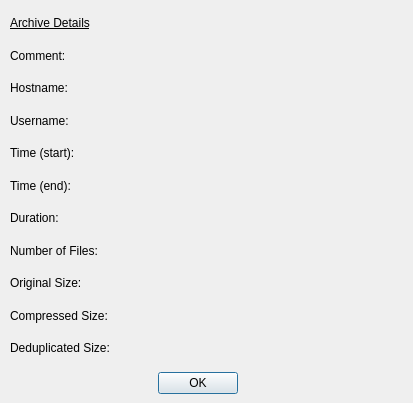
<?xml version="1.0" encoding="UTF-8"?>
<ui version="4.0">
 <class>ArchiveDetails</class>
 <widget class="QDialog" name="ArchiveDetails">
  <property name="geometry">
   <rect>
    <x>0</x>
    <y>0</y>
    <width>413</width>
    <height>403</height>
   </rect>
  </property>
  <property name="windowTitle">
   <string>Dialog</string>
  </property>
  <widget class="QWidget" name="verticalLayoutWidget_3">
   <property name="geometry">
    <rect>
     <x>10</x>
     <y>10</y>
     <width>391</width>
     <height>351</height>
    </rect>
   </property>
   <layout class="QVBoxLayout" name="verticalLayout_3">
    <item>
     <widget class="QLabel" name="label_details">
      <property name="font">
       <font>
        <underline>true</underline>
       </font>
      </property>
      <property name="text">
       <string>Archive Details</string>
      </property>
     </widget>
    </item>
    <item>
     <widget class="QLabel" name="label_comment">
      <property name="text">
       <string>Comment:</string>
      </property>
     </widget>
    </item>
    <item>
     <widget class="QLabel" name="label_hostname">
      <property name="text">
       <string>Hostname:</string>
      </property>
     </widget>
    </item>
    <item>
     <widget class="QLabel" name="label_username">
      <property name="text">
       <string>Username:</string>
      </property>
     </widget>
    </item>
    <item>
     <widget class="QLabel" name="label_time_start">
      <property name="text">
       <string>Time (start):</string>
      </property>
     </widget>
    </item>
    <item>
     <widget class="QLabel" name="label_time_end">
      <property name="text">
       <string>Time (end):</string>
      </property>
     </widget>
    </item>
    <item>
     <widget class="QLabel" name="label_duration">
      <property name="text">
       <string>Duration:</string>
      </property>
     </widget>
    </item>
    <item>
     <widget class="QLabel" name="label_number_of_files">
      <property name="text">
       <string>Number of Files:</string>
      </property>
     </widget>
    </item>
    <item>
     <widget class="QLabel" name="label_archive_original_size">
      <property name="text">
       <string>Original Size:</string>
      </property>
     </widget>
    </item>
    <item>
     <widget class="QLabel" name="label_archive_compressed_size">
      <property name="text">
       <string>Compressed Size:</string>
      </property>
     </widget>
    </item>
    <item>
     <widget class="QLabel" name="label_archive_deduplicated_size">
      <property name="text">
       <string>Deduplicated Size:</string>
      </property>
     </widget>
    </item>
   </layout>
  </widget>
  <widget class="QPushButton" name="button_ok">
   <property name="geometry">
    <rect>
     <x>158</x>
     <y>372</y>
     <width>80</width>
     <height>22</height>
    </rect>
   </property>
   <property name="text">
    <string>OK</string>
   </property>
  </widget>
 </widget>
 <resources/>
 <connections/>
</ui>
